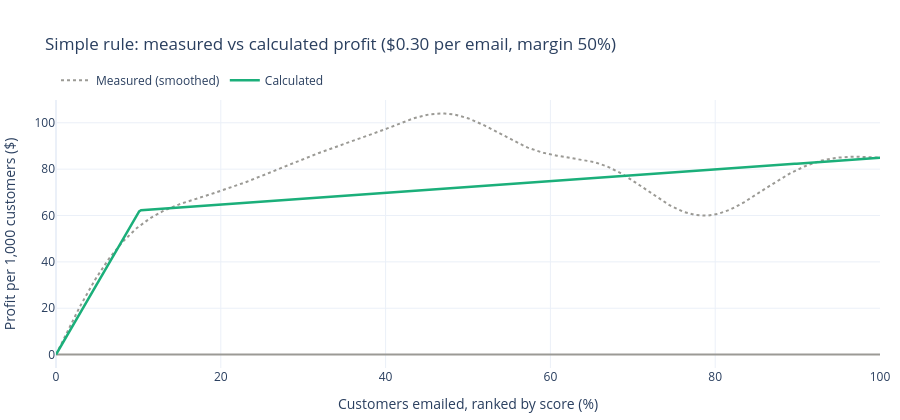

Source (notebook cell):
### Markdown cell above
### The simple rule: a calculated line
The simple rule emails the "Both" buyers first and then everyone else in random order. Measured like the curves above, its profit curve follows one particular random order and picks up its noise, so its peak can land almost anywhere.

Its expected curve, however, can be calculated. Inside each block (the "Both" buyers, then everyone else) the order is random, so on average each extra email brings in that block's average. The curve is therefore two straight lines, fixed by what an email earns before its cost in each block:

$$e_{\text{Both}} = \frac{m \cdot R(s)}{1000 \cdot s}, \qquad e_{\text{rest}} = \frac{m \cdot \left(R(1) - R(s)\right)}{1000 \cdot (1 - s)}$$

- $s$: the share of customers who are "Both" buyers; the two lines meet at $X = s$.
- $R(s)$ and $R(1)$: the extra revenue per 1,000 customers when only the "Both" buyers, or everyone, are emailed.
- $e_{\text{Both}}$, $e_{\text{rest}}$: what one email earns before its cost, in each block.

The chart compares the measured (smoothed) and the calculated profit line at \$0.30 per email.

### Code cell
COST = 0.30                                                   # email cost for the comparison chart

x_rule, rev_rule = uplift_curve(df["spend"], df["t"], df["rule_score"])
s = df["both"].mean()                                         # share of "Both" buyers
r_s = np.interp(s, x_rule, rev_rule)                          # R(s): extra revenue when only they are emailed
e_both = MARGIN * r_s / (1000 * s)
e_rest = MARGIN * (rev_rule[-1] - r_s) / (1000 * (1 - s))
print(f'"Both" buyers: {s:.1%} of customers. Before its cost, an email earns ${e_both:.2f} when sent to a '
      f'"Both" buyer and ${e_rest:.2f} when sent to anyone else.')

measured = smooth(MARGIN * rev_rule - COST * 1000 * x_rule, int(SIGMA * len(x_rule)))
calculated = MARGIN * block_line(x_rule, rev_rule, df["rule_score"]) - COST * 1000 * x_rule
for name, profit in [("Measured", measured), ("Calculated", calculated)]:
    best = np.argmax(profit)
    print(f"{name}: best to email the top {x_rule[best]:.0%} (${profit[best]:.0f} per 1,000 customers)")

idx = np.r_[0:len(x_rule):100, len(x_rule) - 1]
fig = go.Figure()
fig.add_trace(go.Scatter(
    x=x_rule[idx] * 100, y=measured[idx], name="Measured (smoothed)", mode="lines",
    line=dict(color=GREY, width=2, dash="dot"),
    hovertemplate="Top %{x:.0f}%: $%{y:.0f} measured<extra></extra>",
))
fig.add_trace(go.Scatter(
    x=x_rule[idx] * 100, y=calculated[idx], name="Calculated", mode="lines",
    line=dict(color=COLORS["Buyer-type rule"], width=2.5),
    hovertemplate="Top %{x:.0f}%: $%{y:.0f} calculated<extra></extra>",
))
fig.update_layout(
    title=f"Simple rule: measured vs calculated profit (${COST:.2f} per email, margin {MARGIN:.0%})",
    template="plotly_white", height=420,
    xaxis=dict(title="Customers emailed, ranked by score (%)", range=[0, 100]),
    yaxis=dict(title="Profit per 1,000 customers ($)", zeroline=True, zerolinecolor=GREY),
    legend=dict(orientation="h", yanchor="bottom", y=1.02, xanchor="left", x=0),
    margin=dict(l=10, r=10, t=100, b=10),
)
fig.show()

### Figure 1 — Plotly figure (JSON) as saved in the notebook; plotly's stock layout.template omitted (floating-point values rounded to 4 significant figures; data arrays with more than 128 entries replaced by an {"elided": "..."} marker saying what was removed)
{"data": [{"hovertemplate": "Top %{x:.0f}%: $%{y:.0f} measured<extra></extra>", "line": {"color": "#9b9a95", "dash": "dot", "width": 2}, "mode": "lines", "name": "Measured (smoothed)", "type": "scatter", "x": {"elided": "428 float values"}, "y": {"elided": "428 float values"}}, {"hovertemplate": "Top %{x:.0f}%: $%{y:.0f} calculated<extra></extra>", "line": {"color": "#1baf7a", "width": 2.5}, "mode": "lines", "name": "Calculated", "type": "scatter", "x": {"elided": "428 float values"}, "y": {"elided": "428 float values"}}], "layout": {"height": 420, "legend": {"orientation": "h", "x": 0, "xanchor": "left", "y": 1.02, "yanchor": "bottom"}, "margin": {"b": 10, "l": 10, "r": 10, "t": 100}, "title": {"text": "Simple rule: measured vs calculated profit ($0.30 per email, margin 50%)"}, "xaxis": {"range": [0, 100], "title": {"text": "Customers emailed, ranked by score (%)"}}, "yaxis": {"title": {"text": "Profit per 1,000 customers ($)"}, "zeroline": true, "zerolinecolor": "#9b9a95"}}}
